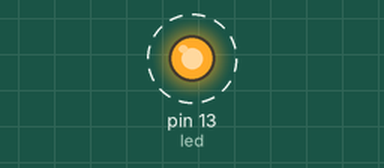
This sketch was run on a simulated Arduino Uno, built with avr-gcc and run on an emulated ATmega328P. On the bench: output pins drawn as LEDs (lit = HIGH). Dashed ring = blinking. Sleep ends after the set time or at an interrupt.

Above: at 0.5 s.
Timing chart, 0 to 4.7 s (numbered marks = the images above):
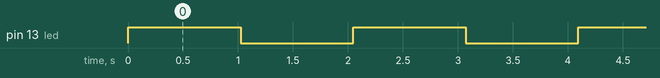

Measured:
- by itself, pin 13 (led): alternates HIGH for 1.0 s and LOW for 1.0 s

The sketch:

Arduino_BlinkLowPower.ino
```cpp
#include <avr/sleep.h>
#include <avr/wdt.h>

int led = 13;
volatile int wd_counter = 0;

ISR(WDT_vect)
{
    wd_counter++;
}

void setup()
{
    pinMode(led, OUTPUT);
}

void loop()
{
    digitalWrite(led, HIGH);
    wd_delay(1000);
    digitalWrite(led, LOW);
    wd_delay(1000);
}

void wd_delay(unsigned long t_ms) // OJO: LA SENSIBILIDAD SERA DE 15MS (UN CAMBIO MENOR A 15MS NO SE DETECTA Y, EL VALOR MINIMO SERA DE 15MS)
{
    int num_veces = 0;

    set_sleep_mode(SLEEP_MODE_PWR_DOWN);

    if(t_ms == 15)
    {
        setup_watchdog(WDTO_15MS);
        sleep_mode();
    }
    else if(t_ms == 30)
    {
        setup_watchdog(WDTO_30MS);
        sleep_mode();
    }
    else if(t_ms == 60)
    {
        setup_watchdog(WDTO_60MS);
        sleep_mode();
    }
    else if(t_ms == 120)
    {
        setup_watchdog(WDTO_120MS);
        sleep_mode();
    }
    else if(t_ms == 250)
    {
        setup_watchdog(WDTO_250MS);
        sleep_mode();
    }
    else if(t_ms == 500)
    {
        setup_watchdog(WDTO_500MS);
        sleep_mode();
    }
    else if(t_ms == 1000)
    {
        setup_watchdog(WDTO_1S);
        sleep_mode();
    }
    else if(t_ms == 2000)
    {
        setup_watchdog(WDTO_2S);
        sleep_mode();
    }
    else if(t_ms == 4000)
    {
        setup_watchdog(WDTO_4S);
        sleep_mode();
    }
    else if(t_ms == 8000)
    {
        setup_watchdog(WDTO_8S);
        sleep_mode();
    }
    else
    {
        num_veces = t_ms/15;
        while(wd_counter < num_veces)
        {
            setup_watchdog(WDTO_15MS);
            sleep_mode();
        }
    }

    wdt_disable();
    wd_counter = 0;
}

void setup_watchdog(int timerPrescaler)
{
    if ((timerPrescaler < 0) || (timerPrescaler > 10))
        timerPrescaler = WDTO_15MS;

    byte bb = timerPrescaler & 7;
    if(timerPrescaler > 7)
        bb |= (1<<5); // Establece los bits necesarios

    MCUSR &= ~(1<<WDRF); // Limpia el flag de reset del watchdog
    WDTCSR |= (1<<WDCE) | (1<<WDE); // Activa el watchdog
    WDTCSR = bb; // Establece el Timeout del watchdog
    WDTCSR |= _BV(WDIE); // Activa la interrupcion del watchdog
}
```
